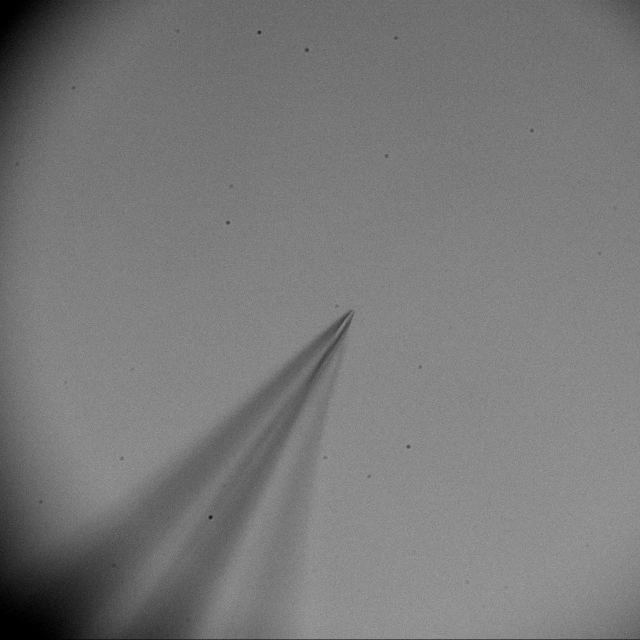
#> input picture holypipette/deepLearning/pipetteTipModel/training/dataset/train/images/34392_1725465243.291399.webp, 1280 x 1280 px, found by its file name (shown at 1/2 size); its folder holds only this picture in this run
$ python preprocessing.py
#> lines starting #> are read from the running program, lines starting #| are printed output that depends on the picture
import cv2
import numpy as np
import os
import random
import logging

# Configure logging
logging.basicConfig(
    level=logging.DEBUG,  # Set to DEBUG to capture all levels of log messages
    format='%(asctime)s - %(levelname)s - %(message)s',
    handlers=[
        # logging.FileHandler("image_processing_debug.log"),  # Log to a file
        logging.StreamHandler()  # Also log to console
    ]
)

def apply_gaussian_blur(image):
    logging.debug("Applying Gaussian Blur.")
    return cv2.GaussianBlur(image, (5, 5), 0)

def apply_clahe(image):
    logging.debug("Applying CLAHE.")
    clahe = cv2.createCLAHE(clipLimit=2.0, tileGridSize=(8, 8))
    return clahe.apply(image)

def apply_canny_edge_detection(image):
    logging.debug("Applying Canny Edge Detection.")
    edges = cv2.Canny(image, 50, 150)
    return edges

def apply_morphological_transformation(image):
    logging.debug("Applying Morphological Transformation (Closing).")
    kernel = np.ones((3, 3), np.uint8)
    return cv2.morphologyEx(image, cv2.MORPH_CLOSE, kernel)

def resize_image(image, target_size=(640, 640)):
    logging.debug(f"Resizing image to {target_size}.")
    return cv2.resize(image, target_size)

def flip_image(image, labels, flip_code):
    """Flip the image and adjust bounding box labels."""
    logging.debug(f"Flipping image with flip_code={flip_code}.")
    flipped_image = cv2.flip(image, flip_code)
    updated_labels = []
    for label in labels:
        class_id, x, y, w, h = label
        original_x, original_y = x, y
        if flip_code == 1:  # Horizontal flip
            x = 1 - x
        elif flip_code == 0:  # Vertical flip
            y = 1 - y
        elif flip_code == -1:  # Both horizontal and vertical flip
            x = 1 - x
            y = 1 - y
        updated_labels.append((class_id, x, y, w, h))
        logging.debug(f"Adjusted label from ({class_id}, {original_x}, {original_y}, {w}, {h}) to ({class_id}, {x}, {y}, {w}, {h}).")
    return flipped_image, updated_labels

def shear_image(image, labels):
    """Apply a shearing transformation to the image and adjust labels."""
    logging.debug("Applying Shear Transformation.")
    rows, cols = image.shape[:2]
    shear_factor = random.uniform(0.1, 0.3)
    M = np.float32([[1, shear_factor, 0], [0, 1, 0]])
    sheared_image = cv2.warpAffine(image, M, (cols, rows))
    logging.debug(f"Shear factor applied: {shear_factor}")

    updated_labels = []
    for label in labels:
        class_id, x, y, w, h = label
        original_x = x
        # Calculate new x position after shearing
        x = x + shear_factor * y
        updated_labels.append((class_id, x, y, w, h))
        logging.debug(f"Adjusted label x from {original_x} to {x} after shearing.")
    return sheared_image, updated_labels

def read_labels(label_path):
    """Read label file and return a list of labels."""
    logging.debug(f"Reading labels from {label_path}.")
    labels = []
    if os.path.exists(label_path):
        try:
            with open(label_path, 'r') as file:
                for line in file:
                    parts = line.strip().split()
                    if len(parts) != 5:
                        logging.warning(f"Incorrect label format in {label_path}: {line.strip()}")
                        continue
                    class_id = int(parts[0])
                    x, y, w, h = map(float, parts[1:])
                    labels.append((class_id, x, y, w, h))
            logging.debug(f"Total labels read: {len(labels)}")
        except Exception as e:
            logging.error(f"Error reading labels from {label_path}: {e}")
    else:
        logging.warning(f"Label file does not exist: {label_path}")
    return labels

def save_labels(label_path, labels):
    """Save updated labels to a file."""
    logging.debug(f"Saving labels to {label_path}.")
    try:
        with open(label_path, 'w') as file:
            for label in labels:
                file.write(f"{label[0]} {label[1]:.6f} {label[2]:.6f} {label[3]:.6f} {label[4]:.6f}\n")
        logging.debug("Labels saved successfully.")
    except Exception as e:
        logging.error(f"Error saving labels to {label_path}: {e}")

def process_and_save_images(input_folder, label_folder, output_folder, output_label_folder):
    logging.info("Starting image processing...")
    os.makedirs(output_folder, exist_ok=True)
    os.makedirs(output_label_folder, exist_ok=True)
    augmentations = ["flip", "shear", "gaussian_blur", "clahe", "canny_edge", "morphological"]

    for filename in os.listdir(input_folder):
        if filename.lower().endswith(('.jpg', '.jpeg', '.png', '.webp')):
            filepath = os.path.join(input_folder, filename)
            label_path = os.path.join(label_folder, os.path.splitext(filename)[0] + '.txt')
            logging.info(f"Processing file: {filename}")

            image = cv2.imread(filepath, cv2.IMREAD_GRAYSCALE)
#> image: shape (1280, 1280); min 0, max 182, mean 120.5
            if image is None:
                logging.error(f"Failed to load image: {filename}")
                continue
            else:
                logging.debug(f"Image loaded successfully: {filename}")

            # Read labels
            labels = read_labels(label_path)

            # Resize the original image
            try:
                resized = resize_image(image)
#> in resize_image, `return cv2.resize(image, target_size)`:
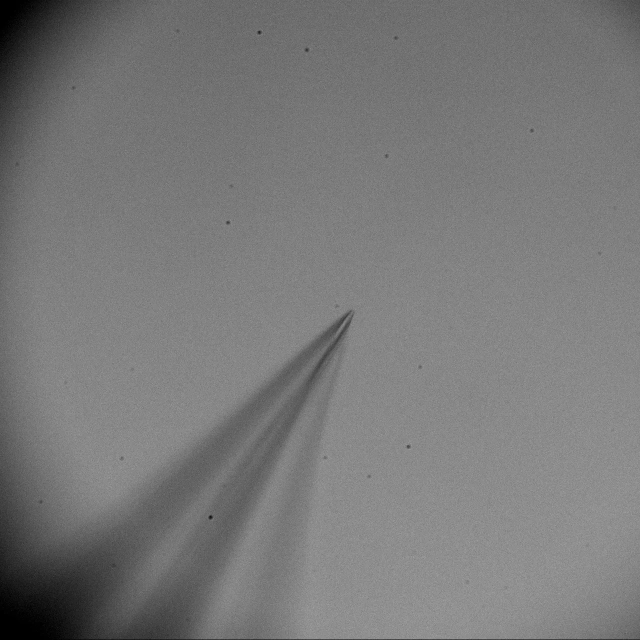
#> returned value: shape (640, 640); min 0, max 160, mean 120.6
                logging.debug("Image resized successfully.")
            except Exception as e:
                logging.error(f"Error resizing image {filename}: {e}")
                continue

            # Save the original resized image and labels
            try:
                original_output_path = os.path.join(output_folder, f"{os.path.splitext(filename)[0]}_original.jpg")
                cv2.imwrite(original_output_path, resized)
                logging.debug(f"Original image saved to {original_output_path}")

                original_label_output_path = os.path.join(output_label_folder, f"{os.path.splitext(filename)[0]}_original.txt")
                save_labels(original_label_output_path, labels)
            except Exception as e:
                logging.error(f"Error saving original image or labels for {filename}: {e}")
                continue

            # Apply each augmentation to the image
            for aug in augmentations:
                try:
                    logging.info(f"Applying augmentation: {aug} on {filename}")
                    if aug == "flip":
                        flip_code = random.choice([0, 1, -1])
                        augmented_image, updated_labels = flip_image(resized, labels, flip_code)
                    elif aug == "shear":
                        augmented_image, updated_labels = shear_image(resized, labels)
                    elif aug == "gaussian_blur":
                        augmented_image = apply_gaussian_blur(resized)
                        updated_labels = labels
                    elif aug == "clahe":
                        augmented_image = apply_clahe(resized)
                        updated_labels = labels
                    elif aug == "canny_edge":
                        augmented_image = apply_canny_edge_detection(resized)
                        updated_labels = labels
                    elif aug == "morphological":
                        augmented_image = apply_morphological_transformation(resized)
                        updated_labels = labels
                    else:
                        logging.warning(f"Unknown augmentation type: {aug}")
                        continue

                    # Save the augmented image and updated labels
                    augmented_output_path = os.path.join(output_folder, f"{os.path.splitext(filename)[0]}_{aug}.webp")
                    cv2.imwrite(augmented_output_path, augmented_image)
                    logging.debug(f"Augmented image saved to {augmented_output_path}")

                    augmented_label_output_path = os.path.join(output_label_folder, f"{os.path.splitext(filename)[0]}_{aug}.txt")
                    save_labels(augmented_label_output_path, updated_labels)
                    logging.debug(f"Augmented labels saved to {augmented_label_output_path}")

                except Exception as e:
                    logging.error(f"Error applying augmentation {aug} on {filename}: {e}")
                    continue
#> this loop made 6 passes
#> pass 1, in flip_image, `flipped_image = cv2.flip(image, flip_code)`:
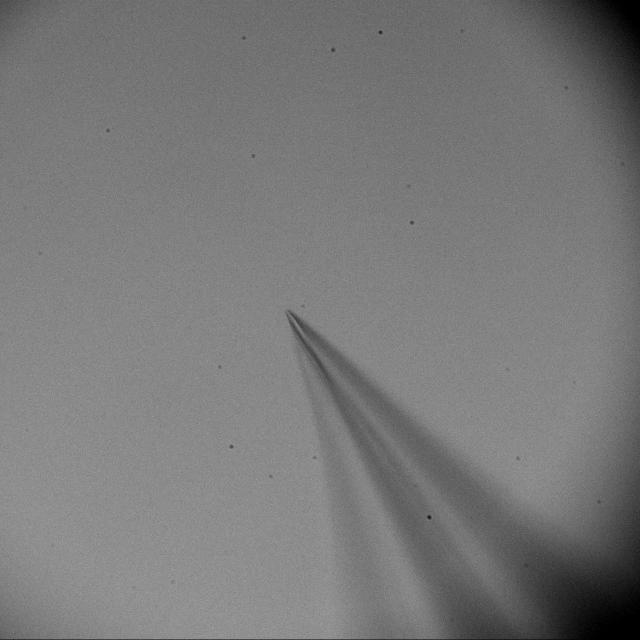
#> flipped_image: shape (640, 640); min 0, max 160, mean 120.6
#> pass 2, in shear_image, `sheared_image = cv2.warpAffine(image, M, (cols, rows))`:
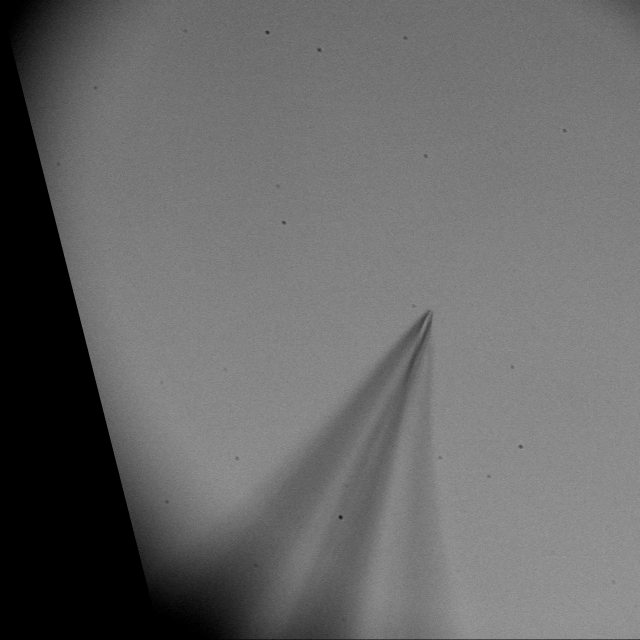
#> sheared_image: shape (640, 640); min 0, max 159, mean 103.7

    logging.info("Image processing completed.")

if __name__ == "__main__":
    try:
        # Define your paths here
        input_folder = r"C:\Users\sa-forest\Documents\GitHub\holypipette-pbl\holypipette\deepLearning\pipetteModelTrainer\focus_dataset\focus_training_set\images"
        label_folder = r"C:\Users\sa-forest\Documents\GitHub\holypipette-pbl\holypipette\deepLearning\pipetteModelTrainer\focus_dataset\focus_training_set\labels"
        output_folder = r"C:\Users\sa-forest\Documents\GitHub\holypipette-pbl\holypipette\deepLearning\pipetteModelTrainer\focus_dataset\focus_training_set\P_DET_IMAGES"
        output_label_folder = r"C:\Users\sa-forest\Documents\GitHub\holypipette-pbl\holypipette\deepLearning\pipetteModelTrainer\focus_dataset\focus_training_set\P_DET_LABELS"

        logging.debug(f"Input folder: {input_folder}")
        logging.debug(f"Label folder: {label_folder}")
        logging.debug(f"Output folder: {output_folder}")
        logging.debug(f"Output label folder: {output_label_folder}")

        process_and_save_images(input_folder, label_folder, output_folder, output_label_folder)
    except Exception as e:
        logging.critical(f"An unexpected error occurred: {e}", exc_info=True)
